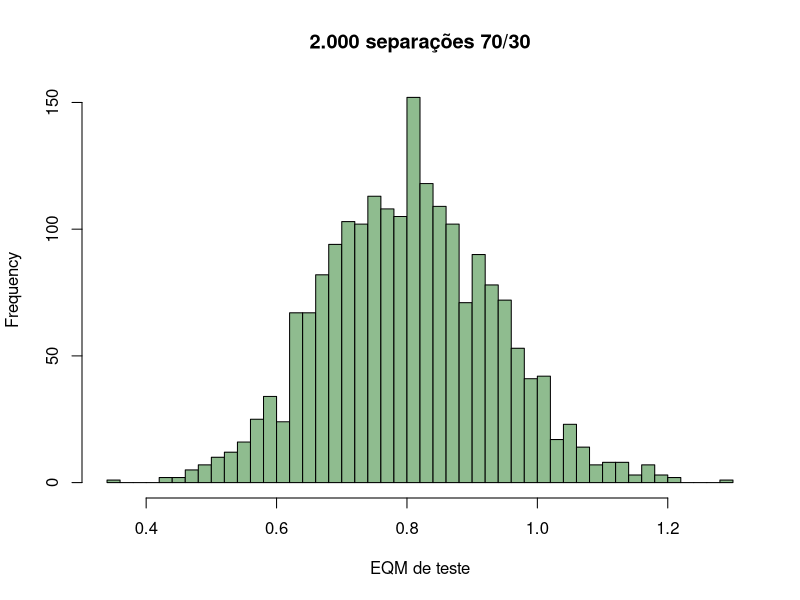

R code for this plot:
# Separação treino-teste (holdout): exemplo completo ----
# Pacotes: caret, rsample (tidymodels); base R também resolve
# install.packages(c("caret", "rsample"))

# Dados fictícios: 120 talhões de milho. Produtividade (t/ha) em função da
# dose de nitrogênio, densidade de plantio, matéria orgânica e precipitação.
# O arquivo scripts/milho.csv acompanha o repositório.
milho <- read.csv("milho.csv")
str(milho); summary(milho$y)
colMeans(milho)

# O modelo usado em todas as fichas deste grupo
f_completo <- y ~ N + I(N^2) + densidade + I(densidade^2) + mo + chuva

# ---- UMA separação 70/30
set.seed(1)
n <- nrow(milho)
tr <- sample(n, round(0.70*n))
treino <- milho[tr, ]; teste <- milho[-tr, ]
c(treino = nrow(treino), teste = nrow(teste))

m <- lm(f_completo, data = treino)
eqm <- function(obs, prev) mean((obs - prev)^2)
eqm(treino$y, predict(m))                     # EQM de treino
eqm(teste$y,  predict(m, newdata = teste))    # EQM de teste
# O de treino é sempre menor: é o otimismo da resubstituição.

# ---- A estimativa depende do sorteio
set.seed(7)
est <- replicate(2000, {
  i <- sample(n, round(0.70*n))
  mm <- lm(f_completo, data = milho[i, ])
  eqm(milho$y[-i], predict(mm, newdata = milho[-i, ]))
})
c(media = mean(est), dp = sd(est), min = min(est), max = max(est))
hist(est, breaks = 50, col = "darkseagreen",
     xlab = "EQM de teste", main = "2.000 separações 70/30")

# ---- A proporção de treino
for (p in c(0.5, 0.6, 0.7, 0.8, 0.9)) {
  v <- replicate(1000, {
    i <- sample(n, round(p*n))
    mm <- lm(f_completo, data = milho[i, ])
    eqm(milho$y[-i], predict(mm, newdata = milho[-i, ]))
  })
  cat(sprintf("treino %2.0f%%: EQM medio %.4f, DP %.4f\n", 100*p, mean(v), sd(v)))
}

# ---- Separação em TRÊS partes, quando há seleção de modelo
set.seed(3)
i <- sample(n)
treino <- milho[i[1:72], ]; valid <- milho[i[73:96], ]; teste <- milho[i[97:120], ]
cands <- list(y ~ N,
              y ~ N + densidade,
              y ~ N + densidade + mo + chuva,
              y ~ N + I(N^2) + densidade + mo + chuva,
              y ~ N + densidade + I(densidade^2) + mo + chuva,
              f_completo)
ev <- sapply(cands, function(f) {
  mm <- lm(f, data = treino); eqm(valid$y, predict(mm, newdata = valid)) })
j <- which.min(ev)
mm <- lm(cands[[j]], data = treino)
c(validacao = ev[j], teste = eqm(teste$y, predict(mm, newdata = teste)))
# O EQM de validação é otimista; o de teste é a estimativa honesta.

# ---- Separação ESTRATIFICADA, com classes raras
library(rsample)
# div <- initial_split(dados, prop = 0.7, strata = classe)
# treino <- training(div); teste <- testing(div)
library(caret)
# idx <- createDataPartition(dados$classe, p = 0.7, list = FALSE)

# ---- A alternativa: validação cruzada (ver as fichas kfold e loocv)
library(caret)
ctrl <- trainControl(method = "cv", number = 10)
train(f_completo, data = milho, method = "lm", trControl = ctrl)
